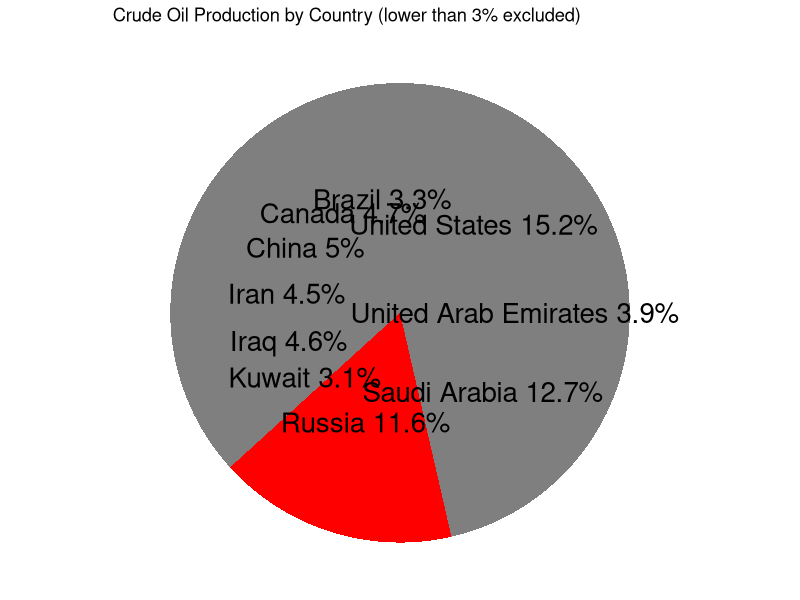

The R script that drew this image:
#import yearly crude oil production and make a pie chart
#import needed libraries
library(ggplot2)
library(dplyr)
library(tidyr)

#load data
crude_oil_production <- read.csv("csv/yearly crude oil production.csv", header = TRUE, sep = ",")

#change data so that each production value becomes a percentage of the total
crude_oil_production <- crude_oil_production %>%
    mutate(percentage = (Production / sum(Production)) * 100)

#Country with lower than 3% production is grouped into single row "Others" and summed
crude_oil_production <- crude_oil_production %>%
    group_by(Country) %>%
    summarise(Production = sum(Production)) %>%
    ungroup() %>%
    mutate(percentage = (Production / sum(Production)) * 100) %>%
    filter(percentage > 3) %>%
    mutate(Country = ifelse(percentage < 3, "Others", Country))

#make a pie chart by country, showing the percentage of production with country's name on it, including others appearing last
#make it descending order, but not including "Others". make russia red, with font size of 7
crude_oil_production %>%
    arrange(desc(percentage)) %>%
    filter(Country != "Others") %>%
    ggplot(aes(x = "", y = percentage, fill = Country)) +
    geom_bar(width = 1, stat = "identity") +
    coord_polar("y", start = 0) +
    labs(title = "Crude Oil Production by Country (lower than 3% excluded)", x = "", y = "") +
    geom_text(aes(label = paste0(Country, " ", round(percentage, 1), "%")), position = position_stack(vjust = 0.5), size = 7) +
    theme_void() +
    theme(legend.position = "none") +
    scale_fill_manual(values = c("Russia" = "red"))